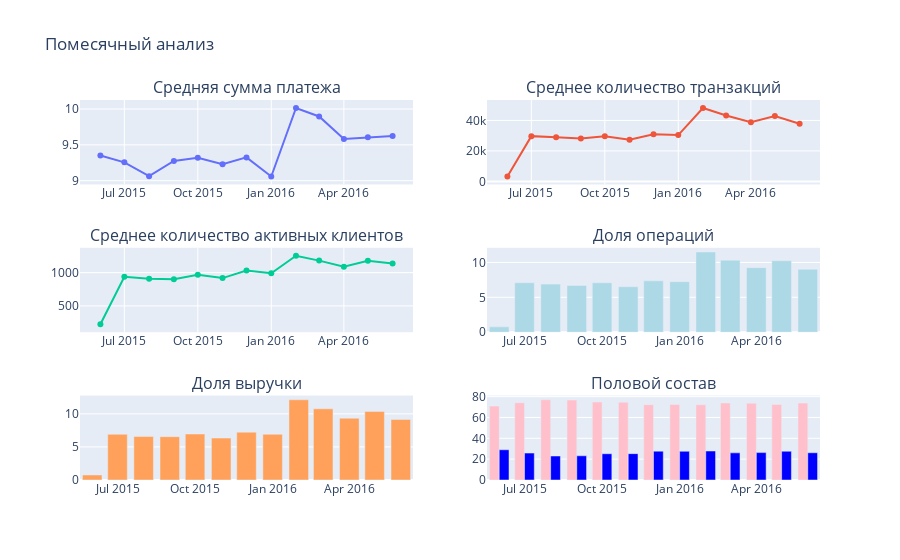

The notebook cell this image was saved under:
### Code cell
# в идеале скорректировала бы масштаб + отобразила бы все месяца, но не успела(
fig = make_subplots(
    rows=3, cols=2,
    subplot_titles=(
        'Средняя сумма платежа', 
        'Среднее количество транзакций',
        'Среднее количество активных клиентов',
        'Доля операций',
        'Доля выручки', 
        'Половой состав'
    )
)

fig.add_trace(
    go.Scatter(
        x=monthly_analysis['date_new'],
        y=monthly_analysis['avg_payment'],
    ), 
    row=1, col=1
)


fig.add_trace(
    go.Scatter(
        x=monthly_analysis['date_new'],
        y=monthly_analysis['avg_transactions'],
    ),
    row=1, col=2
)


fig.add_trace(
    go.Scatter(
        x=monthly_analysis['date_new'],
        y=monthly_analysis['n_active_clients'],
    ),
    row=2, col=1
)

fig.add_trace(
    go.Bar(
        x=monthly_analysis['date_new'],
        y=monthly_analysis['transaction_share'],
        marker_color='lightblue'
    ),
    row=2, col=2
)

fig.add_trace(
    go.Bar(
        x=monthly_analysis['date_new'],
        y=monthly_analysis['revenue_share'],
    ),
    row=3, col=1
)

for gender in gender_monthly.columns:
    fig.add_trace(
        go.Bar(
            x=gender_monthly.index.astype(str),
            y=gender_monthly[gender],
            name=gender,
            marker_color={'M': 'blue', 'F': 'pink', 'NA': 'gray'}[gender]
        ),
        row=3, col=2
    )

fig.update_layout(
    height=900, 
    title_text="Помесячный анализ",
    showlegend=False
)
fig.show()

### Figure 1 — Plotly figure (JSON) as saved in the notebook; plotly's stock layout.template omitted (floating-point values rounded to 4 significant figures)
{"data": [{"type": "scatter", "x": ["2015-06-01T00:00:00", "2015-07-01T00:00:00", "2015-08-01T00:00:00", "2015-09-01T00:00:00", "2015-10-01T00:00:00", "2015-11-01T00:00:00", "2015-12-01T00:00:00", "2016-01-01T00:00:00", "2016-02-01T00:00:00", "2016-03-01T00:00:00", "2016-04-01T00:00:00", "2016-05-01T00:00:00", "2016-06-01T00:00:00"], "xaxis": "x", "y": [9.351, 9.256, 9.062, 9.275, 9.32, 9.23, 9.325, 9.058, 10.01, 9.896, 9.583, 9.607, 9.622], "yaxis": "y"}, {"type": "scatter", "x": ["2015-06-01T00:00:00", "2015-07-01T00:00:00", "2015-08-01T00:00:00", "2015-09-01T00:00:00", "2015-10-01T00:00:00", "2015-11-01T00:00:00", "2015-12-01T00:00:00", "2016-01-01T00:00:00", "2016-02-01T00:00:00", "2016-03-01T00:00:00", "2016-04-01T00:00:00", "2016-05-01T00:00:00", "2016-06-01T00:00:00"], "xaxis": "x2", "y": [3219, 29697, 28891, 28088, 29674, 27337, 30849, 30383, 48174, 43268, 38770, 42952, 37820], "yaxis": "y2"}, {"type": "scatter", "x": ["2015-06-01T00:00:00", "2015-07-01T00:00:00", "2015-08-01T00:00:00", "2015-09-01T00:00:00", "2015-10-01T00:00:00", "2015-11-01T00:00:00", "2015-12-01T00:00:00", "2016-01-01T00:00:00", "2016-02-01T00:00:00", "2016-03-01T00:00:00", "2016-04-01T00:00:00", "2016-05-01T00:00:00", "2016-06-01T00:00:00"], "xaxis": "x3", "y": [224, 939, 907, 901, 967, 918, 1032, 991, 1254, 1181, 1089, 1179, 1139], "yaxis": "y3"}, {"marker": {"color": "lightblue"}, "type": "bar", "x": ["2015-06-01T00:00:00", "2015-07-01T00:00:00", "2015-08-01T00:00:00", "2015-09-01T00:00:00", "2015-10-01T00:00:00", "2015-11-01T00:00:00", "2015-12-01T00:00:00", "2016-01-01T00:00:00", "2016-02-01T00:00:00", "2016-03-01T00:00:00", "2016-04-01T00:00:00", "2016-05-01T00:00:00", "2016-06-01T00:00:00"], "xaxis": "x4", "y": [0.768, 7.086, 6.893, 6.702, 7.08, 6.522, 7.36, 7.249, 11.49, 10.32, 9.25, 10.25, 9.024], "yaxis": "y4"}, {"type": "bar", "x": ["2015-06-01T00:00:00", "2015-07-01T00:00:00", "2015-08-01T00:00:00", "2015-09-01T00:00:00", "2015-10-01T00:00:00", "2015-11-01T00:00:00", "2015-12-01T00:00:00", "2016-01-01T00:00:00", "2016-02-01T00:00:00", "2016-03-01T00:00:00", "2016-04-01T00:00:00", "2016-05-01T00:00:00", "2016-06-01T00:00:00"], "xaxis": "x5", "y": [0.7567, 6.91, 6.582, 6.55, 6.953, 6.343, 7.232, 6.919, 12.13, 10.76, 9.34, 10.37, 9.148], "yaxis": "y5"}, {"marker": {"color": "pink"}, "name": "F", "type": "bar", "x": ["2015-06-01", "2015-07-01", "2015-08-01", "2015-09-01", "2015-10-01", "2015-11-01", "2015-12-01", "2016-01-01", "2016-02-01", "2016-03-01", "2016-04-01", "2016-05-01", "2016-06-01"], "xaxis": "x6", "y": [70.98, 74.17, 76.98, 76.77, 74.8, 74.69, 72.32, 72.43, 72.18, 73.96, 73.7, 72.4, 73.86], "yaxis": "y6"}, {"marker": {"color": "blue"}, "name": "M", "type": "bar", "x": ["2015-06-01", "2015-07-01", "2015-08-01", "2015-09-01", "2015-10-01", "2015-11-01", "2015-12-01", "2016-01-01", "2016-02-01", "2016-03-01", "2016-04-01", "2016-05-01", "2016-06-01"], "xaxis": "x6", "y": [29.02, 25.83, 23.02, 23.23, 25.2, 25.31, 27.68, 27.57, 27.82, 26.04, 26.3, 27.6, 26.14], "yaxis": "y6"}], "layout": {"annotations": [{"font": {"size": 16}, "showarrow": false, "text": "Средняя сумма платежа", "x": 0.225, "xanchor": "center", "xref": "paper", "y": 1, "yanchor": "bottom", "yref": "paper"}, {"font": {"size": 16}, "showarrow": false, "text": "Среднее количество транзакций", "x": 0.775, "xanchor": "center", "xref": "paper", "y": 1, "yanchor": "bottom", "yref": "paper"}, {"font": {"size": 16}, "showarrow": false, "text": "Среднее количество активных клиентов", "x": 0.225, "xanchor": "center", "xref": "paper", "y": 0.6111, "yanchor": "bottom", "yref": "paper"}, {"font": {"size": 16}, "showarrow": false, "text": "Доля операций", "x": 0.775, "xanchor": "center", "xref": "paper", "y": 0.6111, "yanchor": "bottom", "yref": "paper"}, {"font": {"size": 16}, "showarrow": false, "text": "Доля выручки", "x": 0.225, "xanchor": "center", "xref": "paper", "y": 0.2222, "yanchor": "bottom", "yref": "paper"}, {"font": {"size": 16}, "showarrow": false, "text": "Половой состав", "x": 0.775, "xanchor": "center", "xref": "paper", "y": 0.2222, "yanchor": "bottom", "yref": "paper"}], "autosize": true, "showlegend": false, "title": {"text": "Помесячный анализ"}, "xaxis": {"anchor": "y", "autorange": true, "domain": [0, 0.45], "range": ["2015-05-07 15:48:29.6901", "2016-06-25 08:11:30.3099"], "type": "date"}, "xaxis2": {"anchor": "y2", "autorange": true, "domain": [0.55, 1], "range": ["2015-05-07 15:48:29.6901", "2016-06-25 08:11:30.3099"], "type": "date"}, "xaxis3": {"anchor": "y3", "autorange": true, "domain": [0, 0.45], "range": ["2015-05-07 15:48:29.6901", "2016-06-25 08:11:30.3099"], "type": "date"}, "xaxis4": {"anchor": "y4", "autorange": true, "domain": [0.55, 1], "range": ["2015-05-17 12:00", "2016-06-15 12:00"], "type": "date"}, "xaxis5": {"anchor": "y5", "autorange": true, "domain": [0, 0.45], "range": ["2015-05-17 12:00", "2016-06-15 12:00"], "type": "date"}, "xaxis6": {"anchor": "y6", "autorange": true, "domain": [0.55, 1], "range": ["2015-05-17 12:00", "2016-06-15 12:00"], "type": "date"}, "yaxis": {"anchor": "x", "autorange": true, "domain": [0.7778, 1], "range": [8.976, 10.1], "type": "linear"}, "yaxis2": {"anchor": "x2", "autorange": true, "domain": [0.7778, 1], "range": [-650.8, 52040.0], "type": "linear"}, "yaxis3": {"anchor": "x3", "autorange": true, "domain": [0.3889, 0.6111], "range": [135.3, 1343.0], "type": "linear"}, "yaxis4": {"anchor": "x4", "autorange": true, "domain": [0.3889, 0.6111], "range": [0, 12.1], "type": "linear"}, "yaxis5": {"anchor": "x5", "autorange": true, "domain": [0, 0.2222], "range": [0, 12.77], "type": "linear"}, "yaxis6": {"anchor": "x6", "autorange": true, "domain": [0, 0.2222], "range": [0, 81.04], "type": "linear"}}}
